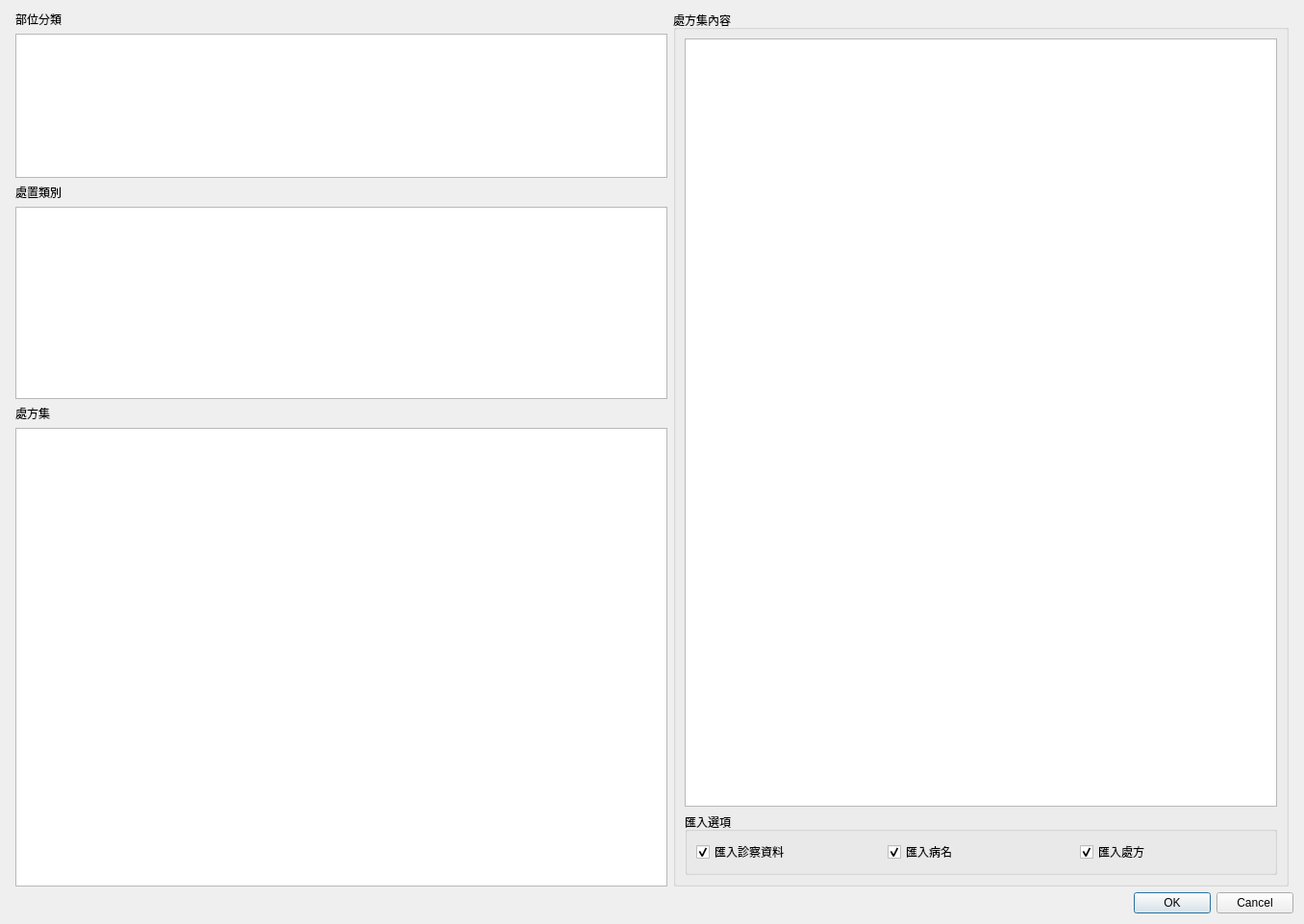
<?xml version="1.0" encoding="UTF-8"?>
<ui version="4.0">
 <class>Dialog_medical_record_hosts</class>
 <widget class="QDialog" name="Dialog_medical_record_hosts">
  <property name="windowModality">
   <enum>Qt::NonModal</enum>
  </property>
  <property name="geometry">
   <rect>
    <x>0</x>
    <y>0</y>
    <width>1356</width>
    <height>961</height>
   </rect>
  </property>
  <property name="sizePolicy">
   <sizepolicy hsizetype="Preferred" vsizetype="Preferred">
    <horstretch>0</horstretch>
    <verstretch>0</verstretch>
   </sizepolicy>
  </property>
  <property name="windowTitle">
   <string>過去病歷</string>
  </property>
  <layout class="QVBoxLayout" name="verticalLayout">
   <item>
    <layout class="QHBoxLayout" name="horizontalLayout">
     <property name="leftMargin">
      <number>5</number>
     </property>
     <property name="topMargin">
      <number>0</number>
     </property>
     <property name="rightMargin">
      <number>5</number>
     </property>
     <item>
      <layout class="QVBoxLayout" name="verticalLayout_4">
       <item>
        <widget class="QLabel" name="label">
         <property name="text">
          <string>部位分類</string>
         </property>
        </widget>
       </item>
       <item>
        <widget class="QTableWidget" name="tableWidget_collection_type1">
         <property name="maximumSize">
          <size>
           <width>16777215</width>
           <height>150</height>
          </size>
         </property>
         <property name="editTriggers">
          <set>QAbstractItemView::NoEditTriggers</set>
         </property>
         <property name="alternatingRowColors">
          <bool>true</bool>
         </property>
         <property name="selectionMode">
          <enum>QAbstractItemView::SingleSelection</enum>
         </property>
         <attribute name="horizontalHeaderVisible">
          <bool>false</bool>
         </attribute>
         <attribute name="horizontalHeaderDefaultSectionSize">
          <number>84</number>
         </attribute>
         <attribute name="verticalHeaderVisible">
          <bool>false</bool>
         </attribute>
         <column>
          <property name="text">
           <string>collection_name</string>
          </property>
         </column>
         <column>
          <property name="text">
           <string>New Column</string>
          </property>
         </column>
         <column>
          <property name="text">
           <string>New Column</string>
          </property>
         </column>
         <column>
          <property name="text">
           <string>New Column</string>
          </property>
         </column>
         <column>
          <property name="text">
           <string>New Column</string>
          </property>
         </column>
         <column>
          <property name="text">
           <string>New Column</string>
          </property>
         </column>
         <column>
          <property name="text">
           <string>New Column</string>
          </property>
         </column>
         <column>
          <property name="text">
           <string>New Column</string>
          </property>
         </column>
        </widget>
       </item>
       <item>
        <widget class="QLabel" name="label_2">
         <property name="text">
          <string>處置類別</string>
         </property>
        </widget>
       </item>
       <item>
        <widget class="QTableWidget" name="tableWidget_collection_type2">
         <property name="maximumSize">
          <size>
           <width>16777215</width>
           <height>200</height>
          </size>
         </property>
         <property name="editTriggers">
          <set>QAbstractItemView::NoEditTriggers</set>
         </property>
         <property name="alternatingRowColors">
          <bool>true</bool>
         </property>
         <property name="selectionMode">
          <enum>QAbstractItemView::SingleSelection</enum>
         </property>
         <attribute name="horizontalHeaderVisible">
          <bool>false</bool>
         </attribute>
         <attribute name="horizontalHeaderDefaultSectionSize">
          <number>134</number>
         </attribute>
         <attribute name="verticalHeaderVisible">
          <bool>false</bool>
         </attribute>
         <column>
          <property name="text">
           <string>New Column</string>
          </property>
         </column>
         <column>
          <property name="text">
           <string>New Column</string>
          </property>
         </column>
         <column>
          <property name="text">
           <string>New Column</string>
          </property>
         </column>
         <column>
          <property name="text">
           <string>New Column</string>
          </property>
         </column>
         <column>
          <property name="text">
           <string>New Column</string>
          </property>
         </column>
        </widget>
       </item>
       <item>
        <widget class="QLabel" name="label_3">
         <property name="text">
          <string>處方集</string>
         </property>
        </widget>
       </item>
       <item>
        <widget class="QTableWidget" name="tableWidget_collection_name">
         <property name="editTriggers">
          <set>QAbstractItemView::NoEditTriggers</set>
         </property>
         <property name="alternatingRowColors">
          <bool>true</bool>
         </property>
         <property name="selectionMode">
          <enum>QAbstractItemView::SingleSelection</enum>
         </property>
         <attribute name="horizontalHeaderVisible">
          <bool>false</bool>
         </attribute>
         <attribute name="horizontalHeaderDefaultSectionSize">
          <number>168</number>
         </attribute>
         <attribute name="verticalHeaderVisible">
          <bool>false</bool>
         </attribute>
         <column>
          <property name="text">
           <string>New Column</string>
          </property>
         </column>
         <column>
          <property name="text">
           <string>New Column</string>
          </property>
         </column>
         <column>
          <property name="text">
           <string>New Column</string>
          </property>
         </column>
         <column>
          <property name="text">
           <string>New Column</string>
          </property>
         </column>
        </widget>
       </item>
      </layout>
     </item>
     <item>
      <widget class="QGroupBox" name="groupBox_medical_record">
       <property name="maximumSize">
        <size>
         <width>640</width>
         <height>16777215</height>
        </size>
       </property>
       <property name="title">
        <string>處方集內容</string>
       </property>
       <layout class="QVBoxLayout" name="verticalLayout_3">
        <item>
         <widget class="QTextEdit" name="textEdit_collection">
          <property name="readOnly">
           <bool>true</bool>
          </property>
         </widget>
        </item>
        <item>
         <widget class="QGroupBox" name="groupBox_copy_option">
          <property name="title">
           <string>匯入選項</string>
          </property>
          <layout class="QGridLayout" name="gridLayout">
           <item row="0" column="2">
            <widget class="QCheckBox" name="checkBox_prescript">
             <property name="text">
              <string>匯入處方</string>
             </property>
             <property name="checked">
              <bool>true</bool>
             </property>
            </widget>
           </item>
           <item row="0" column="0">
            <widget class="QCheckBox" name="checkBox_diagnostic">
             <property name="text">
              <string>匯入診察資料</string>
             </property>
             <property name="checked">
              <bool>true</bool>
             </property>
            </widget>
           </item>
           <item row="0" column="1">
            <widget class="QCheckBox" name="checkBox_disease">
             <property name="text">
              <string>匯入病名</string>
             </property>
             <property name="checked">
              <bool>true</bool>
             </property>
            </widget>
           </item>
          </layout>
         </widget>
        </item>
       </layout>
      </widget>
     </item>
    </layout>
   </item>
   <item>
    <widget class="QDialogButtonBox" name="buttonBox">
     <property name="orientation">
      <enum>Qt::Horizontal</enum>
     </property>
     <property name="standardButtons">
      <set>QDialogButtonBox::Cancel|QDialogButtonBox::Ok</set>
     </property>
     <property name="centerButtons">
      <bool>false</bool>
     </property>
    </widget>
   </item>
  </layout>
 </widget>
 <resources/>
 <connections>
  <connection>
   <sender>buttonBox</sender>
   <signal>accepted()</signal>
   <receiver>Dialog_medical_record_hosts</receiver>
   <slot>accept()</slot>
   <hints>
    <hint type="sourcelabel">
     <x>248</x>
     <y>254</y>
    </hint>
    <hint type="destinationlabel">
     <x>157</x>
     <y>274</y>
    </hint>
   </hints>
  </connection>
  <connection>
   <sender>buttonBox</sender>
   <signal>rejected()</signal>
   <receiver>Dialog_medical_record_hosts</receiver>
   <slot>reject()</slot>
   <hints>
    <hint type="sourcelabel">
     <x>316</x>
     <y>260</y>
    </hint>
    <hint type="destinationlabel">
     <x>286</x>
     <y>274</y>
    </hint>
   </hints>
  </connection>
 </connections>
</ui>
